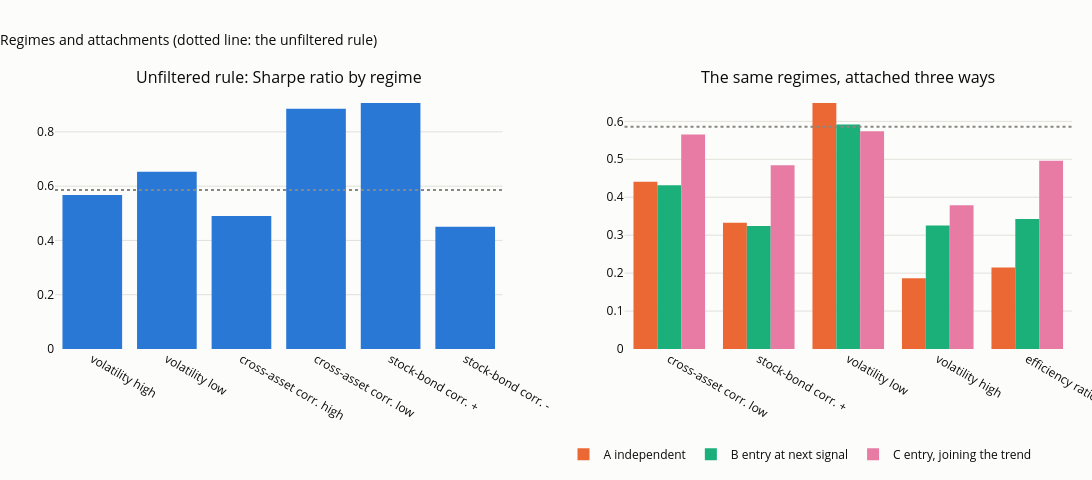

Notebook code cell kept with this figure:
### Code cell
# chart G.3: performance by regime, and the three attachments
fig = make_subplots(rows=1, cols=2, horizontal_spacing=0.12, subplot_titles=("Unfiltered rule: Sharpe ratio by regime", "The same regimes, attached three ways"))
lab_map = {"asset volatility above its median": "volatility high", "asset volatility below its median": "volatility low",
           "cross-basket correlation above its median": "cross-asset corr. high", "cross-basket correlation below its median": "cross-asset corr. low",
           "stock-bond correlation positive": "stock-bond corr. +", "stock-bond correlation negative": "stock-bond corr. -"}
fig.add_bar(x=[lab_map[k] for k in regimes.index], y=regimes["Sharpe ratio of the unfiltered rule"], marker_color=SERIES[0], showlegend=False, row=1, col=1)
fig.add_hline(y=float(np.sqrt(252) * base_port.mean() / base_port.std()), line=dict(color=MUTED, dash="dot"), row=1, col=1)
for j, mode_lab in enumerate(["A independent", "B entry at next signal", "C entry, joining the trend"]):
    sub = attach_table.xs(mode_lab, level=1)
    short = {"cross-asset-class correlation low": "cross-asset corr. low", "stock-bond correlation positive": "stock-bond corr. +", "asset volatility low": "volatility low", "asset volatility high": "volatility high", "efficiency ratio above 0.2": "efficiency ratio > 0.2"}
    fig.add_bar(x=[short[k] for k in sub.index], y=sub["Sharpe, no costs"], name=mode_lab, marker_color=SERIES[j + 1], row=1, col=2)
fig.add_hline(y=float(np.sqrt(252) * base_port.mean() / base_port.std()), line=dict(color=MUTED, dash="dot"), row=1, col=2)
fig.update_layout(title="Regimes and attachments (dotted line: the unfiltered rule)", barmode="group", height=480, width=1150, margin=dict(t=90, b=120),
                  legend=dict(orientation="h", y=-0.35, x=0.5))
save_figure(fig, "08_03_regimes_attachments", FIG)
fig

### Figure 1 — Plotly figure (JSON) as saved in the notebook; plotly's stock layout.template omitted (floating-point values rounded to 4 significant figures)
{"data": [{"marker": {"color": "#2a78d6"}, "showlegend": false, "type": "bar", "x": ["volatility high", "volatility low", "cross-asset corr. high", "cross-asset corr. low", "stock-bond corr. +", "stock-bond corr. -"], "xaxis": "x", "y": [0.567, 0.6528, 0.4896, 0.8849, 0.9064, 0.4503], "yaxis": "y"}, {"marker": {"color": "#eb6834"}, "name": "A independent", "type": "bar", "x": ["cross-asset corr. low", "stock-bond corr. +", "volatility low", "volatility high", "efficiency ratio > 0.2"], "xaxis": "x2", "y": [0.4408, 0.3325, 0.6485, 0.1868, 0.2151], "yaxis": "y2"}, {"marker": {"color": "#1baf7a"}, "name": "B entry at next signal", "type": "bar", "x": ["cross-asset corr. low", "stock-bond corr. +", "volatility low", "volatility high", "efficiency ratio > 0.2"], "xaxis": "x2", "y": [0.4315, 0.3243, 0.5919, 0.3257, 0.3429], "yaxis": "y2"}, {"marker": {"color": "#e87ba4"}, "name": "C entry, joining the trend", "type": "bar", "x": ["cross-asset corr. low", "stock-bond corr. +", "volatility low", "volatility high", "efficiency ratio > 0.2"], "xaxis": "x2", "y": [0.5656, 0.4845, 0.5741, 0.3792, 0.4962], "yaxis": "y2"}], "layout": {"annotations": [{"font": {"size": 16}, "showarrow": false, "text": "Unfiltered rule: Sharpe ratio by regime", "x": 0.22, "xanchor": "center", "xref": "paper", "y": 1.0, "yanchor": "bottom", "yref": "paper"}, {"font": {"size": 16}, "showarrow": false, "text": "The same regimes, attached three ways", "x": 0.78, "xanchor": "center", "xref": "paper", "y": 1.0, "yanchor": "bottom", "yref": "paper"}], "barmode": "group", "height": 480, "legend": {"orientation": "h", "x": 0.5, "y": -0.35}, "margin": {"b": 120, "t": 90}, "shapes": [{"line": {"color": "#898781", "dash": "dot"}, "type": "line", "x0": 0, "x1": 1, "xref": "x domain", "y0": 0.5859, "y1": 0.5859, "yref": "y"}, {"line": {"color": "#898781", "dash": "dot"}, "type": "line", "x0": 0, "x1": 1, "xref": "x2 domain", "y0": 0.5859, "y1": 0.5859, "yref": "y2"}], "title": {"text": "Regimes and attachments (dotted line: the unfiltered rule)"}, "width": 1150, "xaxis": {"anchor": "y", "domain": [0.0, 0.44]}, "xaxis2": {"anchor": "y2", "domain": [0.56, 1.0]}, "yaxis": {"anchor": "x", "domain": [0.0, 1.0]}, "yaxis2": {"anchor": "x2", "domain": [0.0, 1.0]}}}
